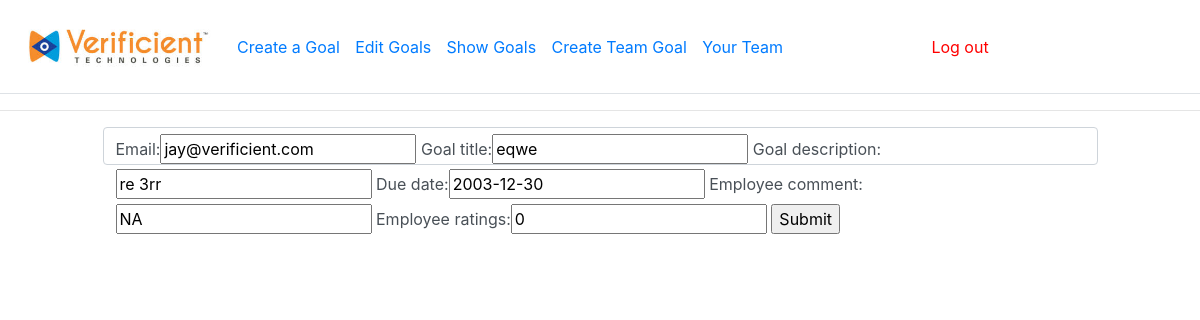
/add_emp_feedback/4/jay@verificient.com/, run on the app's committed database.
### miss_management/models.py (models this page shows)
class Emp_goal_data_man(models.Model):  # database name is Emp_goal_data_man,for storing goals details
    email = models.EmailField(max_length=50)
    goal_id = models.CharField(max_length=100)
    goal_title = models.CharField(max_length=100)
    goal_description = models.CharField(max_length=100)
    due_date = models.CharField(max_length=25, default="NA")
    employee_comment = models.CharField(max_length=100, default="NA")
    employee_ratings = models.IntegerField(default=00)
    manager_comment = models.CharField(max_length=100, default="NA")
    manager_ratings = models.IntegerField(default=00)

### miss_management/views.py (the view, shortened to what this page needs)
# urls.py: path('add_emp_feedback/<str:pk>/<str:email>/', views.add_emp_feedback, name="add_emp_feedback"),
def add_emp_feedback(request, pk, email):
    order = Emp_goal_data_man.objects.get(id=pk)
    form = EmployeeFeedback(instance=order)
    context = {'form': form}
    return render(request, 'miss_management/update_goal_employee_form.html', context)

### miss_management/forms.py
class EmployeeFeedback(ModelForm):
    class Meta:
        model = Emp_goal_data_man
        fields = '__all__'
        widgets = {
            'email': forms.TextInput(attrs={'readonly':'readonly'}),
            'goal_id': forms.HiddenInput(),
            'goal_title': forms.TextInput(attrs={'readonly':'readonly'}),
            'goal_description': forms.TextInput(attrs={'readonly':'readonly'}),
            'due_date': forms.TextInput(attrs={'readonly':'readonly'}),
            'manager_comment': forms.HiddenInput(),
            'manager_ratings': forms.HiddenInput(),
        }

### miss_management/templates/miss_management/update_goal_employee_form.html (shortened to what this page needs)
{% load static %}
{% block content %}
<!DOCTYPE html>
<html>
<head>
    {% include "bootstrap.html" %}
</head>
  <body style="color:white">
    {% include "navbar_emp.html" %}
    <hr>
    <div class="row">
      <div class="col-sm-1 col-md-1 col-lg-1">
      </div>
      <div class="col-sm-10 col-md-10 col-lg-10">
      <form action="" class="form-control" method="POST">
        {{form}}
        <input type="submit" name="Submit">
      </form>
      </div>
      <div class="col-sm-1 col-md-1 col-lg-1">
      </div>
    </div>
  </body>
</html>
{% endblock %}

### miss_management/templates/miss_management/navbar_emp.html (style rules this page uses)
body { max-width: 100% !important; overflow-x: hidden; }

### data on the page
Emp_goal_data_man: email "jay@verificient.com", goal_title "eqwe", goal_description "re 3rr", due_date "2003-12-30", employee_comment "NA", employee_ratings "0"
